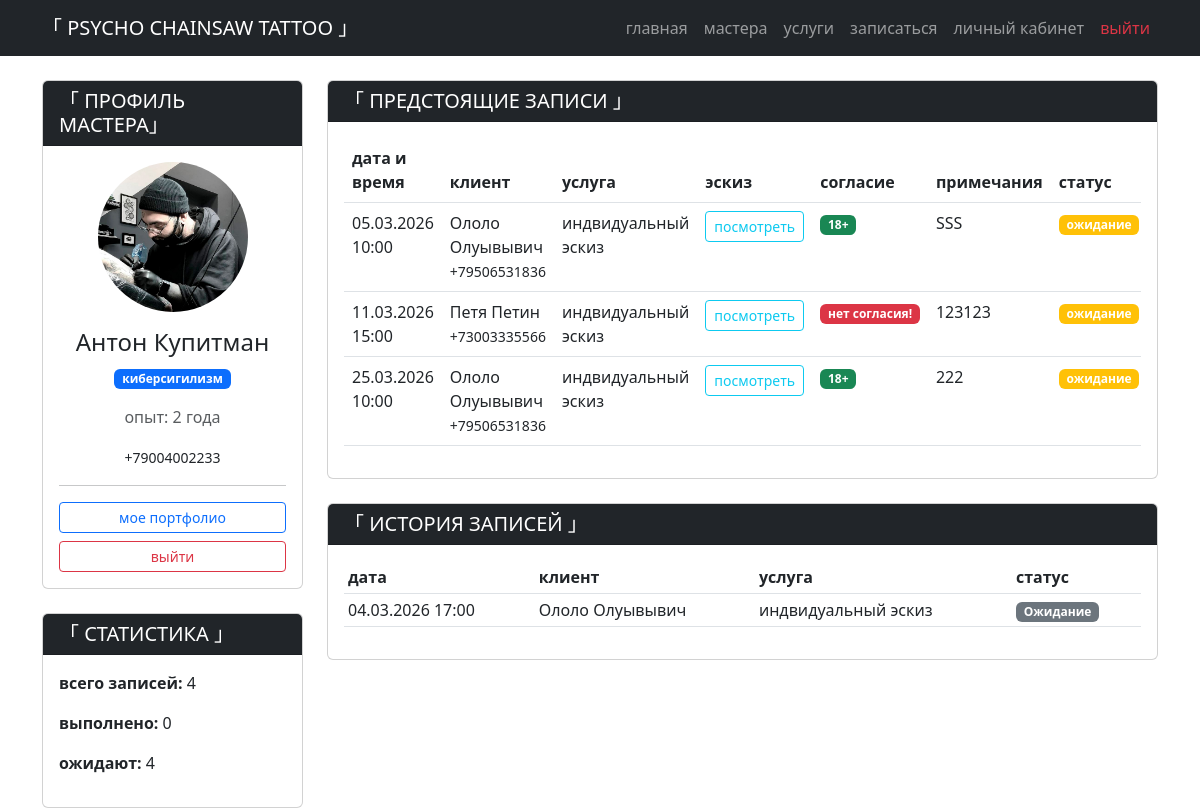
Page /accounts/dashboard/ (signed in) on the committed database.
### main/models.py (models this page shows, shortened)
class Master(models.Model):
    user = models.OneToOneField(User, on_delete=models.CASCADE, verbose_name="Пользователь", null=True, blank=True)
    name = models.CharField("Имя", max_length=100)
    specialty = models.CharField("Специализация", max_length=200, help_text="Например: традиция, реализм, киберсигилизм")
    experience = models.PositiveIntegerField("Опыт (лет)", default=1)
    phone = models.CharField("Телефон", max_length=20)
    photo = models.ImageField("Фото", upload_to='masters/', null=True, blank=True)
    is_active = models.BooleanField("Работает в салоне", default=True)
    class Meta:
        verbose_name = "Мастер"
        verbose_name_plural = "Мастера"

class Appointment(models.Model):
    STATUS_CHOICES = [
        ('pending', 'Ожидание'),
        ('confirmed', 'Подтвержден'),
        ('completed', 'Выполнен'),
        ('cancelled', 'Отменен'),
    ]
    client = models.ForeignKey(Client, on_delete=models.PROTECT, related_name='appointments', verbose_name="Клиент")
    master = models.ForeignKey(Master, on_delete=models.PROTECT, related_name='appointments', verbose_name="Мастер")
    service = models.ForeignKey(Service, on_delete=models.PROTECT, related_name='appointments', verbose_name="Услуга")
    date_time = models.DateTimeField("Дата и время")
    status = models.CharField("Статус", max_length=20, choices=STATUS_CHOICES, default='pending')
    created_at = models.DateTimeField("Дата создания записи", auto_now_add=True)
    photo = models.ImageField("Желаемый эскиз", upload_to='sketches/', null=False, blank=True)
    notes = models.TextField("Примечания", blank=True, null=True)
    class Meta:
        verbose_name = "Запись"
        verbose_name_plural = "Записи"

class Client(models.Model):
    name = models.CharField("Имя", max_length=100)
    birth_date = models.DateField("Дата рождения", null=True, blank=True)
    phone = models.CharField("Телефон", max_length=20, unique=True)
    email = models.EmailField("Email", blank=True, null=True)
    registered_at = models.DateTimeField("Дата регистрации", auto_now_add=True)
    parental_consent = models.FileField(
        "cогласие родителей",
        upload_to='consents/',
        null=True,
        blank=True,
        help_text="cкан или фото согласия (для клиентов до 18 лет)"
    )
    def age(self):
        if not self.birth_date:
            return None
        today = datetime.today()
        return today.year - self.birth_date.year - ((today.month, today.day) < (self.birth_date.month, self.birth_date.day))
    def needs_consent(self):
        age = self.age()
        return age is not None and age < 18
    class Meta:
        verbose_name = "Клиент"
        verbose_name_plural = "Клиенты"

class Service(models.Model):
    name = models.CharField("Название услуги", max_length=150)
    description = models.TextField("Описание")
    price = models.DecimalField("Цена (₽)", max_digits=10, decimal_places=2)
    duration = models.DurationField("Длительность", help_text="Формат ЧЧ:ММ:СС")
    masters = models.ManyToManyField(Master, related_name='services', verbose_name="Кто выполняет")
    class Meta:
        verbose_name = "Услуга"
        verbose_name_plural = "Услуги"

### accounts/views.py (the view)
# urls.py: path('dashboard/', views.master_dashboard, name='master_dashboard'),
@login_required
def master_dashboard(request):
    try:
        master = Master.objects.get(user=request.user)
    except Master.DoesNotExist:
        return redirect('index')
    today = timezone.now().date()
    upcoming_appointments = Appointment.objects.filter(
        master=master,
        date_time__date__gte=today,
        status__in=['pending', 'confirmed']
    ).order_by('date_time')
    past_appointments = Appointment.objects.filter(
        master=master,
        date_time__date__lt=today
    ).order_by('-date_time')[:10]
    total_appointments = Appointment.objects.filter(master=master).count()
    completed_appointments = Appointment.objects.filter(master=master, status='completed').count()
    pending_appointments = Appointment.objects.filter(master=master, status='pending').count()
    context = {
        'master': master,
        'upcoming_appointments': upcoming_appointments,
        'past_appointments': past_appointments,
        'total_appointments': total_appointments,
        'completed_appointments': completed_appointments,
        'pending_appointments': pending_appointments,
    }
    return render(request, 'accounts/dashboard.html', context)

### accounts/templatetags/ru_plural.py (called while the page is built)
@register.filter
def ru_plural(value, arg):
    args = arg.split(',')
    number = abs(int(value))
    if number % 10 == 1 and number % 100 != 11:
        return args[0]
    elif number % 10 >= 2 and number % 10 <= 4 and (number % 100 < 10 or number % 100 >= 20):
        return args[1]
    else:
        return args[2]

### templates/accounts/dashboard.html (shortened to what this page needs)
{% extends 'base.html' %}
{% load static %}
{% block content %}
<div class="row">
    <div class="col-md-3">
        <div class="card mb-4">
            <div class="card-header bg-dark text-white">
                <h5 class="mb-0">「 ПРОФИЛЬ МАСТЕРА」</h5>
            </div>
            <div class="card-body text-center">
                {% if master.photo %}
                    <img src="{{ master.photo.url }}" class="rounded-circle mb-3" width="150" height="150" style="object-fit: cover;">
                {% else %}
                    <div class="bg-secondary rounded-circle d-flex align-items-center justify-content-center mx-auto mb-3" style="width: 150px; height: 150px;">
                        <span class="display-1">「 НЕТ ФОТО 」</span>
                    </div>
                {% endif %}
                <h4>{{ master.name }}</h4>
                <p class="badge bg-primary">{{ master.specialty }}</p>
                {% load ru_plural %}
                <p class="text-muted">опыт: {{ master.experience }} {{ master.experience|ru_plural:"год,года,лет" }}</p>
                <p><small>{{ master.phone }}</small></p>
                <hr>
                <div class="d-grid gap-2">
                    <a href="{% url 'master_portfolio' %}" class="btn btn-outline-primary btn-sm">мое портфолио</a>
                    <a href="{% url 'logout' %}" class="btn btn-outline-danger btn-sm">выйти</a>
                </div>
            </div>
        </div>
        <div class="card">
            <div class="card-header bg-dark text-white">
                <h5 class="mb-0">「 СТАТИСТИКА 」</h5>
            </div>
            <div class="card-body">
                <p><strong>всего записей:</strong> {{ total_appointments }}</p>
                <p><strong>выполнено:</strong> {{ completed_appointments }}</p>
                <p><strong>ожидают:</strong> {{ pending_appointments }}</p>
            </div>
        </div>
    </div>
    <div class="col-md-9">
        <div class="card mb-4">
            <div class="card-header bg-dark text-white">
                <h5 class="mb-0">「 ПРЕДСТОЯЩИЕ ЗАПИСИ 」</h5>
            </div>
            <div class="card-body">
                {% if upcoming_appointments %}
                    <div class="table-responsive">
                        <table class="table table-hover">
                            <thead>
                                <tr>
                                    <th>дата и время</th>
                                    <th>клиент</th>
                                    <th>услуга</th>
                                    <th>эскиз</th>
                                    <th>согласие</th>
                                    <th>примечания</th>
                                    <th>статус</th>
                                </tr>
                            </thead>
                            <tbody>
                                {% for appointment in upcoming_appointments %}
                                <tr>
                                    <td>{{ appointment.date_time|date:"d.m.Y H:i" }}</td>
                                    <td>
                                        {{ appointment.client.name }}<br>
                                        <small>{{ appointment.client.phone }}</small>
                                    </td>
                                    <td>{{ appointment.service.name }}</td>
                                    <td>
                                        {% if appointment.photo %}
                                            <a href="{{ appointment.photo.url }}" target="_blank" class="btn btn-sm btn-outline-info">
                                                посмотреть
                                            </a>
                                        {% else %}
                                            нету
                                        {% endif %}
                                    </td>
                                    <td>
                                        {% if appointment.client.needs_consent %}
                                            {% if appointment.client.parental_consent %}
                                                <a href="{{ appointment.client.parental_consent.url }}" target="_blank" class="btn btn-sm btn-outline-success">
                                                    согласие
                                                </a>
                                            {% else %}
                                                <span class="badge bg-danger">нет согласия!</span>
                                            {% endif %}
                                        {% else %}
                                            <span class="badge bg-success">18+</span>
                                        {% endif %}
                                    </td>
                                    <td>
                                        {{ appointment.notes }}
                                    </td>
                                    <td>
                                        {% if appointment.status == 'pending' %}
                                            <span class="badge bg-warning">ожидание</span>
                                        {% elif appointment.status == 'confirmed' %}
                                            <span class="badge bg-success">подтвержден</span>
                                        {% elif appointment.status == 'completed' %}
                                            <span class="badge bg-info">выполнен</span>
                                        {% elif appointment.status == 'cancelled' %}
                                            <span class="badge bg-danger">отменен</span>
                                        {% endif %}
                                    </td>
                                </tr>
                                {% endfor %}
                            </tbody>
                        </table>
                    </div>
                {% else %}
                    <p class="text-muted">нет предстоящих записей</p>
                {% endif %}
            </div>
        </div>
        <div class="card">
            <div class="card-header bg-dark text-white">
                <h5 class="mb-0">「 ИСТОРИЯ ЗАПИСЕЙ 」</h5>
            </div>
            <div class="card-body">
                {% if past_appointments %}
                    <div class="table-responsive">
                        <table class="table table-sm">
                            <thead>
                                <tr>
                                    <th>дата</th>
                                    <th>клиент</th>
                                    <th>услуга</th>
                                    <th>статус</th>
                                </tr>
                            </thead>
                            <tbody>
                                {% for appointment in past_appointments %}
                                <tr>
                                    <td>{{ appointment.date_time|date:"d.m.Y H:i" }}</td>
                                    <td>{{ appointment.client.name }}</td>
                                    <td>{{ appointment.service.name }}</td>
                                    <td>
                                        {% if appointment.status == 'completed' %}
                                            <span class="badge bg-info">выполнено</span>
                                        {% elif appointment.status == 'cancelled' %}
                                            <span class="badge bg-danger">отменено</span>
                                        {% else %}
                                            <span class="badge bg-secondary">{{ appointment.get_status_display }}</span>
                                        {% endif %}
                                    </td>
                                </tr>
                                {% endfor %}
                            </tbody>
                        </table>
                    </div>
                {% else %}
                    <p class="text-muted">история записей пуста</p>
                {% endif %}
            </div>
        </div>
    </div>
</div>
{% endblock %}

### rows in the picture
Master: photo (picture), name "Антон Купитман", specialty "киберсигилизм", experience "2", experience|ru_plural "года", phone "+79004002233"
Appointment: date_time "05.03.2026 10:00", client.name "Ололо Олуывывич", client.phone "+79506531836", service.name "индвидуальный эскиз", shows "18+", notes "SSS", status "ожидание"
Appointment: date_time "11.03.2026 15:00", client.name "Петя Петин", client.phone "+73003335566", service.name "индвидуальный эскиз", shows "нет согласия!", notes "123123", status "ожидание"
Appointment: date_time "25.03.2026 10:00", client.name "Ололо Олуывывич", client.phone "+79506531836", service.name "индвидуальный эскиз", shows "18+", notes "222", status "ожидание"
Appointment: date_time "04.03.2026 17:00", client.name "Ололо Олуывывич", service.name "индвидуальный эскиз", status "Ожидание"

### other values in the picture
{{ total_appointments }} "4"
{{ completed_appointments }} "0"
{{ pending_appointments }} "4"
